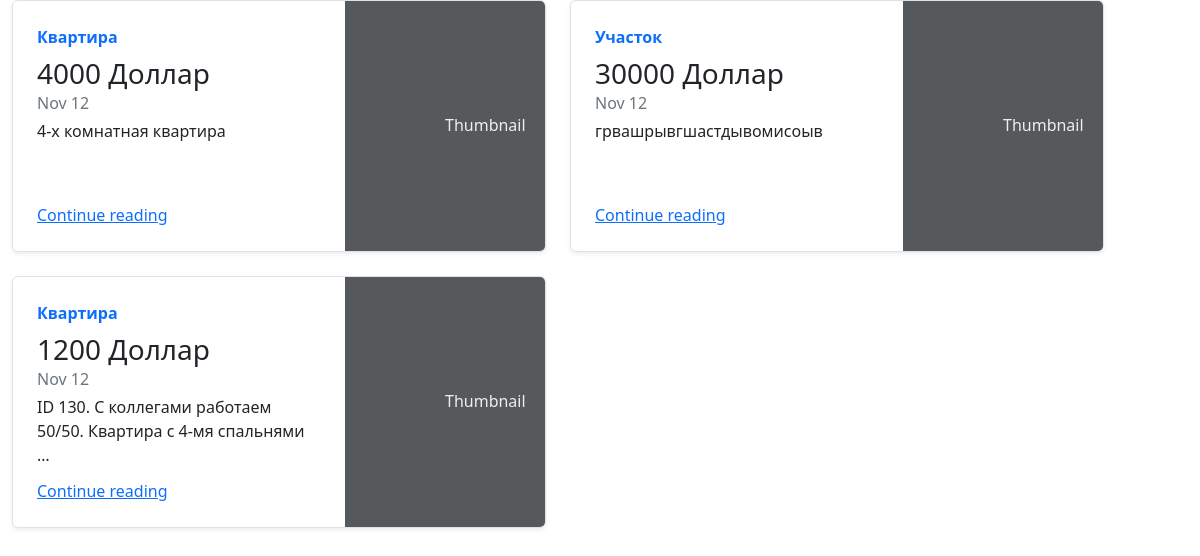
Page /categories/1 on the earlier database version.
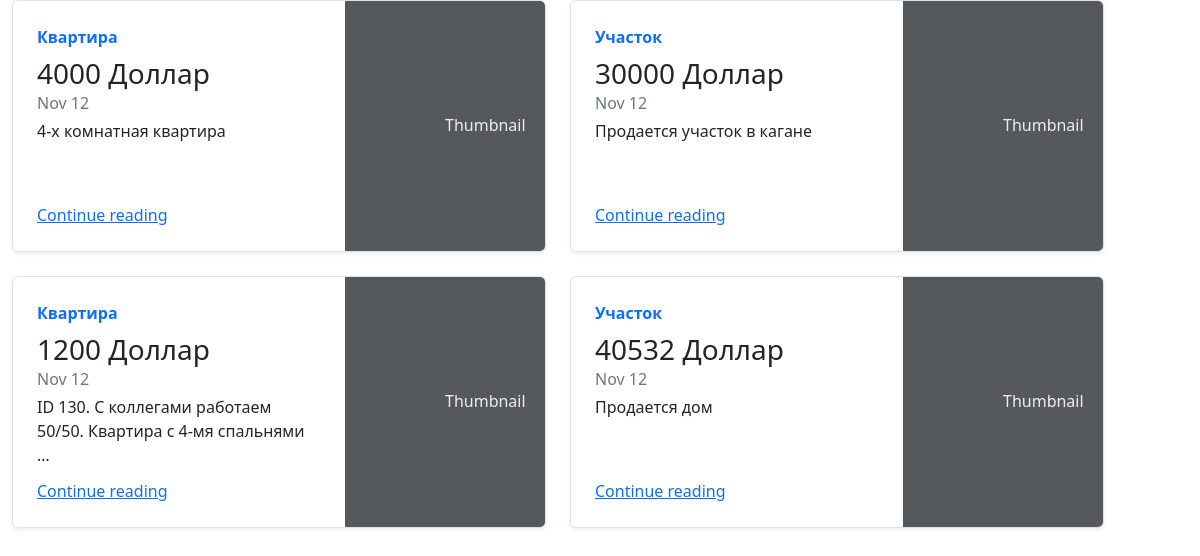
Same page on the later database version.
### main/models.py (models this page shows, shortened)
class Estate(models.Model):
    title = models.CharField(verbose_name="Название", max_length=255, null=True, blank=True)
    description = models.TextField(verbose_name="Описание", null=True, blank=True)
    price = models.PositiveBigIntegerField(verbose_name="Цена")
    currency = models.CharField(verbose_name="Валюта", max_length=32, choices=CURRENCY, default=DOLLAR)
    area = models.PositiveIntegerField(verbose_name="Площадь")
    room_amount = models.PositiveSmallIntegerField(verbose_name="Количество комнат")
    type = models.CharField(verbose_name="Тип недвижимости", max_length=64, choices=ESTATE_TYPE, default=FLAT)
    categories = models.ManyToManyField(Category, related_name='estates')
    created_date = models.DateTimeField(default=now, editable=False)

### main/views.py (the view)
# urls.py: path('categories/<int:pk>', views.category_detail, name='category_detail'),
def category_detail(request, pk):
    category = Category.objects.get(pk=pk)
    return render(request, 'category_detail.html', {'category': category})

### main/templates/category_detail.html
{% extends "base.html" %}
{% block body %}
<div class="row mb-2 container">
  {% for estate in category.estates.all %}
    <div class="col-md-6">
        <div class="row g-0 border rounded overflow-hidden flex-md-row mb-4 shadow-sm h-md-250 position-relative">
        <div class="col p-4 d-flex flex-column position-static">
          <strong class="d-inline-block mb-2 text-primary">{{ estate.type }}</strong>
          <h3 class="mb-0">{{ estate.price }}  {{ estate.currency }}</h3>
          <div class="mb-1 text-muted">Nov 12</div>
          <p class="card-text mb-auto">{{ estate.description | truncatewords:10 }}</p>
          <a href="{% url 'estate_detail' estate.id %}" class="stretched-link">Continue reading</a>
        </div>
          <div class="col-auto d-none d-lg-block">
            <svg class="bd-placeholder-img" width="200" height="250" xmlns="http://www.w3.org/2000/svg" role="img" aria-label="Placeholder: Thumbnail" preserveAspectRatio="xMidYMid slice" focusable="false"><title>Placeholder</title><rect width="100%" height="100%" fill="#55595c"></rect><text x="50%" y="50%" fill="#eceeef" dy=".3em">Thumbnail</text></svg>
          </div>
      </div>
    </div>
  {% endfor %}
</div>
{% endblock %}

Differences in the rows shown:
changed Estate: description "грвашрывгшастдывомисоыв" → "Продается участок в кагане"
added Estate: type "Участок", price "40532", currency "Доллар", description "Продается дом"
